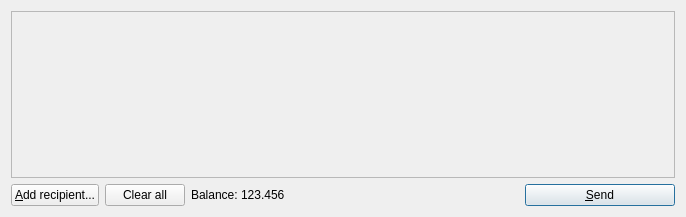
<?xml version="1.0" encoding="UTF-8"?>
<ui version="4.0">
 <class>SendCoinsDialog</class>
 <widget class="QDialog" name="SendCoinsDialog">
  <property name="geometry">
   <rect>
    <x>0</x>
    <y>0</y>
    <width>686</width>
    <height>217</height>
   </rect>
  </property>
  <property name="windowTitle">
   <string>Send</string>
  </property>
  <layout class="QVBoxLayout" name="verticalLayout">
   <item>
    <widget class="QScrollArea" name="scrollArea">
     <property name="widgetResizable">
      <bool>true</bool>
     </property>
     <widget class="QWidget" name="scrollAreaWidgetContents">
      <property name="geometry">
       <rect>
        <x>0</x>
        <y>0</y>
        <width>666</width>
        <height>165</height>
       </rect>
      </property>
      <layout class="QVBoxLayout" name="verticalLayout_2">
       <property name="margin">
        <number>0</number>
       </property>
       <item>
        <layout class="QVBoxLayout" name="entries">
         <property name="spacing">
          <number>6</number>
         </property>
        </layout>
       </item>
       <item>
        <spacer name="verticalSpacer">
         <property name="orientation">
          <enum>Qt::Vertical</enum>
         </property>
         <property name="sizeHint" stdset="0">
          <size>
           <width>32</width>
           <height>40</height>
          </size>
         </property>
        </spacer>
       </item>
      </layout>
     </widget>
    </widget>
   </item>
   <item>
    <layout class="QHBoxLayout" name="horizontalLayout">
     <item>
      <widget class="QPushButton" name="addButton">
       <property name="toolTip">
        <string>Send to multiple recipients at once</string>
       </property>
       <property name="text">
        <string>&amp;Add recipient...</string>
       </property>
       <property name="icon">
        <iconset resource="../Nexus.qrc">
         <normaloff>:/icons/add</normaloff>:/icons/add</iconset>
       </property>
      </widget>
     </item>
     <item>
      <widget class="QPushButton" name="clearButton">
       <property name="sizePolicy">
        <sizepolicy hsizetype="Minimum" vsizetype="Fixed">
         <horstretch>0</horstretch>
         <verstretch>0</verstretch>
        </sizepolicy>
       </property>
       <property name="toolTip">
        <string>Remove all transaction fields</string>
       </property>
       <property name="text">
        <string>Clear all</string>
       </property>
       <property name="icon">
        <iconset resource="../Nexus.qrc">
         <normaloff>:/icons/remove</normaloff>:/icons/remove</iconset>
       </property>
       <property name="autoRepeatDelay">
        <number>300</number>
       </property>
      </widget>
     </item>
     <item>
      <layout class="QHBoxLayout" name="horizontalLayout_2">
       <property name="spacing">
        <number>3</number>
       </property>
       <item>
        <widget class="QLabel" name="label">
         <property name="text">
          <string>Balance:</string>
         </property>
        </widget>
       </item>
       <item>
        <widget class="QLabel" name="labelBalance">
         <property name="text">
          <string>123.456</string>
         </property>
         <property name="textInteractionFlags">
          <set>Qt::LinksAccessibleByMouse|Qt::TextSelectableByKeyboard|Qt::TextSelectableByMouse</set>
         </property>
        </widget>
       </item>
      </layout>
     </item>
     <item>
      <spacer name="horizontalSpacer">
       <property name="orientation">
        <enum>Qt::Horizontal</enum>
       </property>
       <property name="sizeHint" stdset="0">
        <size>
         <width>40</width>
         <height>20</height>
        </size>
       </property>
      </spacer>
     </item>
     <item>
      <widget class="QPushButton" name="sendButton">
       <property name="minimumSize">
        <size>
         <width>150</width>
         <height>0</height>
        </size>
       </property>
       <property name="toolTip">
        <string>Confirm the send action</string>
       </property>
       <property name="text">
        <string>&amp;Send</string>
       </property>
       <property name="icon">
        <iconset resource="../Nexus.qrc">
         <normaloff>:/icons/send</normaloff>:/icons/send</iconset>
       </property>
       <property name="default">
        <bool>true</bool>
       </property>
      </widget>
     </item>
    </layout>
   </item>
  </layout>
 </widget>
 <resources>
  <include location="../Nexus.qrc"/>
 </resources>
 <connections/>
</ui>
